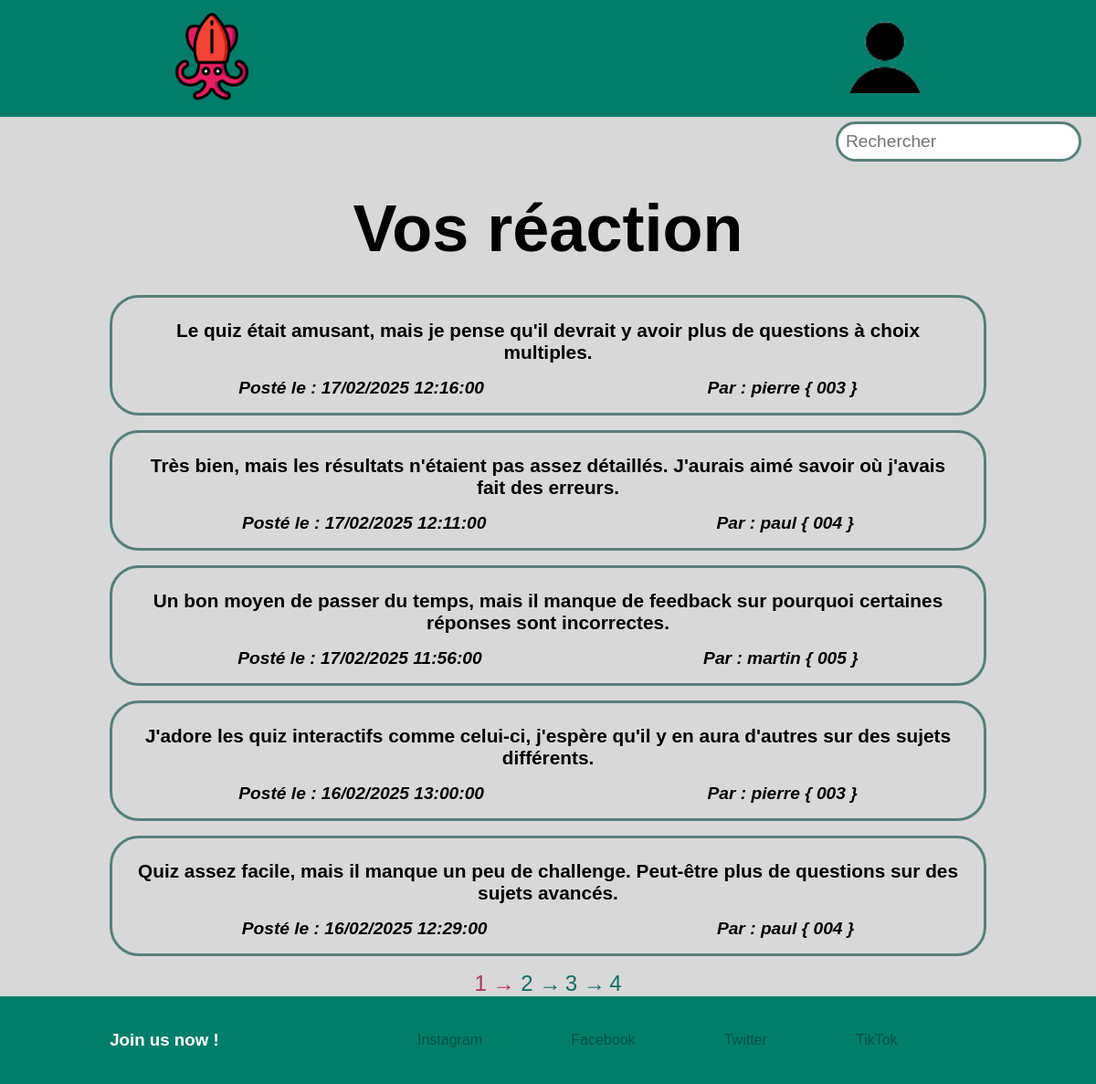
/pages/livre-or.php, run on the app's committed database.
### tables this page shows
CREATE TABLE comment(
    id INT AUTO_INCREMENT PRIMARY KEY,
    comment TEXT NOT NULL,
    date DATETIME NOT NULL,
    id_user INT NOT NULL,
    FOREIGN KEY (id_user) REFERENCES user(id) ON DELETE CASCADE ON UPDATE CASCADE
);

CREATE TABLE user (
    id INT AUTO_INCREMENT PRIMARY KEY,
    login VARCHAR(100) NOT NULL UNIQUE,
    password VARCHAR(255) NOT NULL,
    role VARCHAR(100) NOT NULL
);

### models/Bdd.php (called while the page is built, shortened)
<?php
class Bdd
{
    public function __construct()
    {
        $host = "localhost";
        $username = "root";
        $password = "";
        $dbName = "livreor";
        try {
            $this->bdd  = new PDO("mysql:host=$host;dbname=$dbName;charset=utf8", $username, $password);
        } catch (PDOException $e) {
            echo "Erreur : " . $e->getMessage();
        }
    }
}

### models/Comment.php (called while the page is built, shortened)
<?php
require_once(__DIR__ . "/Bdd.php");
class Comment extends Bdd
{
    public function countComment()
    {
        $sql = "SELECT COUNT(id) as nbComment FROM comment";
        $getCount = $this->bdd->prepare($sql);
        $getCount->execute();
        return $getCount->fetchAll(PDO::FETCH_ASSOC);;
    }
    public function getAllComments($whichPage, $perPage)
    {
        $sql = "SELECT comment.id, comment.comment, DATE_FORMAT(comment.date,\"%d/%m/%Y %H:%i:%s\") as date, user.id as userId, user.login
                FROM comment
                JOIN user ON comment.id_user = user.id
                ORDER BY date DESC
                LIMIT " . (($whichPage - 1) * $perPage) . ",$perPage";
        $getAll = $this->bdd->prepare($sql);
        $getAll->execute();
        return $getAll->fetchAll(PDO::FETCH_ASSOC);
    }
}

### models/User.php (called while the page is built, shortened)
<?php
include_once(__DIR__ . "/Bdd.php");
class User extends Bdd
{
    public function changeNumber($int): string
    {
        if ($int < 10) {
            return "00" . $int;
        } elseif ($int < 100) {
            return "0" . $int;
        } else {
            return $int;
        }
    }
}

### pages/livre-or.php (the view, shortened to what this page needs)
<?php
include_once("../models/Comment.php");
include_once("../models/User.php");
$perPage = 5;
$getComments = new Comment();
$nbComments = $getComments->countComment();
$nbComment = $nbComments[0]['nbComment'];
$nbPage = ceil($nbComment / $perPage);
if ((isset($_GET['p'])) && $_GET['p'] > 0 && $_GET['p'] <= $nbPage) {
    $whichPage = $_GET['p'];
} else {
    $whichPage = 1;
}
if (isset($_POST['search'])) {
    unset($_SESSION['noSearchResult']);
    $allComments = $getComments->getAllCommentsSearch($_POST['search'], $whichPage, $perPage);
    if (count($allComments) == 0) {
        $_SESSION['noSearchResult'] = "Pas de résultat pour votre recherche";
        $allComments = $getComments->getAllComments($whichPage, $perPage);
    }
} else {
    $allComments = $getComments->getAllComments($whichPage, $perPage);
}
?>
<?php include '../components/header.php'; ?>
<main class="livre-dor">
    <section>
        <section class="searchBar">
            <form action="" method="post">
                <input type="text" name="search" placeholder="Rechercher" class="inputSearch">
            </form>
        </section>
        <h1 class="livre-dor-titre">Vos réaction</h1>
        <?php foreach ($allComments as $comment) : ?>
            <?php
            $userId = $comment['userId'];
            $user = new User();
            $userNumber = $user->changeNumber(intval($userId));
            ?>
            <article class="box-comment">
                <div class="box-comment-top">
                    <p class="comment"><?= $comment['comment'] ?></p>
                </div>
                <div class="box-comment-bottom">
                    <p class="box-comment-info">Posté le : <?= $comment['date'] ?></p>
                    <p class="box-comment-info"> Par : <?= $comment['login'] . " { " . $userNumber . " }" ?></p>
                </div>
            </article>
        <?php endforeach ?>
    </section>
    <section class="pagination">
        <?php for ($i = 1; $i <= $nbPage; $i++) : ?>
            <?php if ($i == $whichPage) : ?>
                <span class="selectedPage"> <?= $i ?> → </span>
            <?php elseif ($i == $nbPage) : ?>
                <a class="otherPage" href="livre-or.php?p=<?= $i ?>" ?><?= $i ?></a>
            <?php else : ?>
                <a class="otherPage" href="livre-or.php?p=<?= $i ?>" ?><?= $i ?> →</a>
            <?php endif ?>
        <?php endfor ?>
    </section>
</main>
<?php include '../components/footer.php'; ?>

### assets/css/style_header-footer.css (style rules this page uses)
* { margin: 0; padding: 0; box-sizing: border-box; text-decoration: none; list-style: none; white-space: normal; word-break: break-word; font-family: Arial, Helvetica, sans-serif; }
body { background-color: #d8d8d8; }

### assets/css/style_livre-dor.css (style rules this page uses)
.livre-dor { text-align: center; }
.livre-dor-titre { font-size: 4.5rem; font-weight: bold; margin: 2rem; }
.box-comment { width: 50%; border: 3px solid #587f7a; border-radius: 2rem; margin: 1rem auto; padding: 1rem; }
.box-comment-bottom { margin-top: 0.5rem; display: flex; justify-content: space-around; }
.comment { font-size: 1.3rem; font-weight: 600; padding: 0.5rem; }
.box-comment-info { font-size: 1.2rem; font-weight: bold; font-style: italic; }
.searchBar { text-align: end; margin: 0.3rem 1rem; }
.inputSearch { font-size: 1.2rem; padding: 0.5rem; border: 3px solid #587f7a; border-radius: 2rem; }
main { min-height: 80vh; }
.pagination span, .pagination a { font-size: 1.5rem; }
.pagination span { color: #ad3559; }
.pagination a { color: #106d61; text-decoration: none; }
@media screen and (max-width: 1200px) { .box-comment { width: 80%; } }

### assets/css/style_connexion.css (style rules this page uses)
* { margin: 0; padding: 0; }
body { font-family: Arial, Helvetica, sans-serif; }

### data on the page
comment: comment "Le quiz était amusant, mais je pense qu'il devrait y avoir plus de questions à choix multiples.", date "17/02/2025 12:16:00", id_user.login "pierre", id_user "003"
comment: comment "Très bien, mais les résultats n'étaient pas assez détaillés. J'aurais aimé savoir où j'avais fait des erreurs.", date "17/02/2025 12:11:00", id_user.login "paul", id_user "004"
comment: comment "Un bon moyen de passer du temps, mais il manque de feedback sur pourquoi certaines réponses sont incorrectes.", date "17/02/2025 11:56:00", id_user.login "martin", id_user "005"
comment: comment "J'adore les quiz interactifs comme celui-ci, j'espère qu'il y en aura d'autres sur des sujets différents.", date "16/02/2025 13:00:00", id_user.login "pierre", id_user "003"
comment: comment "Quiz assez facile, mais il manque un peu de challenge. Peut-être plus de questions sur des sujets avancés.", date "16/02/2025 12:29:00", id_user.login "paul", id_user "004"
